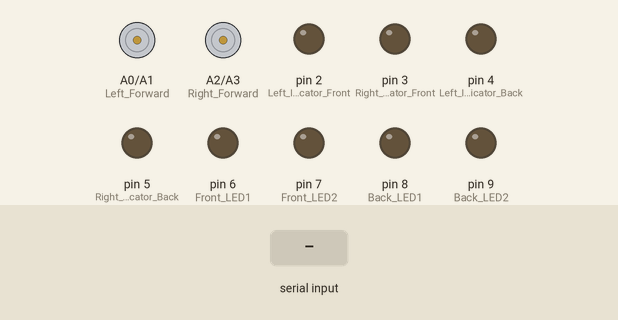
Simulated run of this sketch. Board: Arduino Uno, built with avr-gcc and run on an emulated ATmega328P. Shown: motor-driver pin pairs drawn as motors (green arrow = first pin HIGH = forward, orange = second pin HIGH = backward, longer = more drive), output pins drawn as LEDs (lit = HIGH). Inputs (shaded band) come from the test bench.

Above: at 1.2 s.
1.3 s: "F" received over Serial
At 1.6 s:
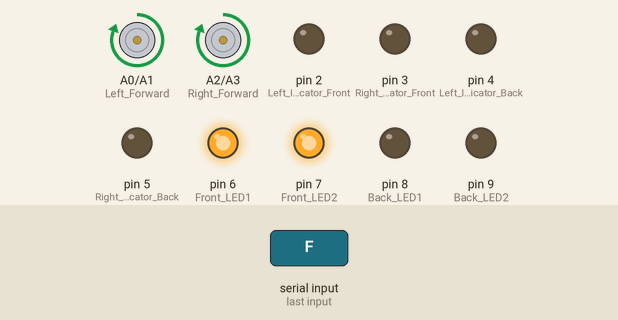
2.8 s: "B" received over Serial
At 4.0 s:
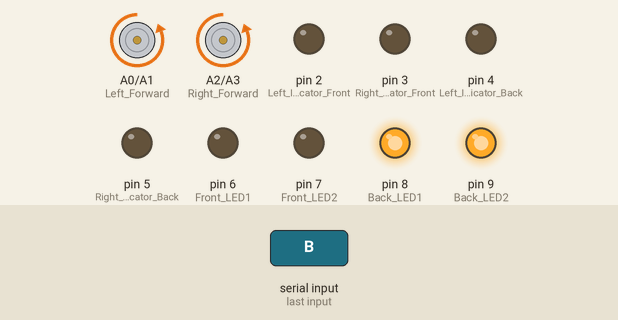
4.3 s: "L" received over Serial
At 5.1 s:
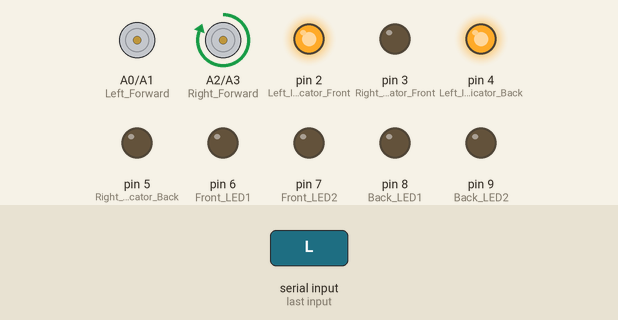
5.8 s: "R" received over Serial
At 6.3 s:
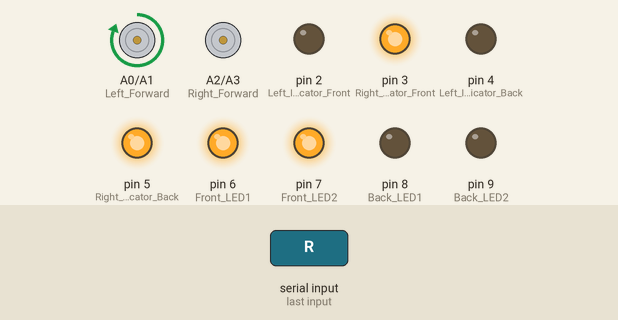
7.3 s: "L" received over Serial
At 8.5 s:
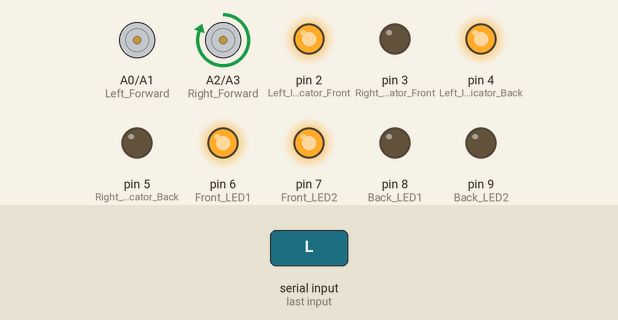
8.8 s: "S" received over Serial
At 9.7 s:
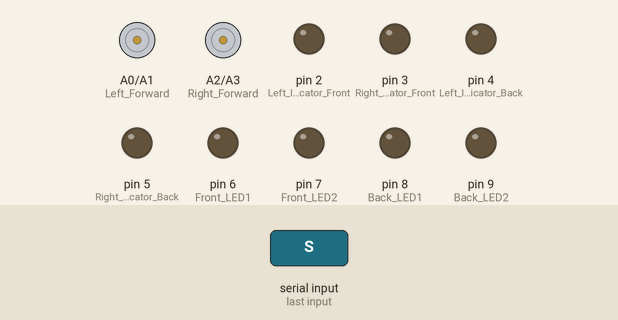
Timing chart, 0 to 11.3 s (numbered marks = the images above; inputs shaded):
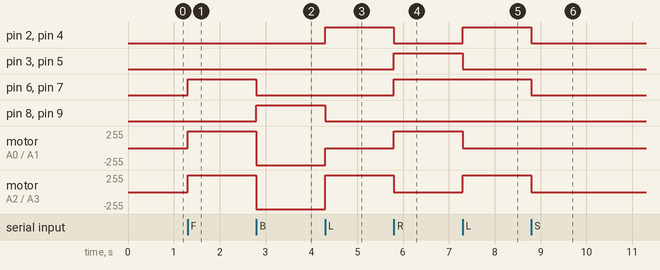

Measured:
- after the input at 1.3 s, pin 6 (Front_LED1), pin 7 (Front_LED2): LOW → HIGH at once; motor on A0 (Left_Forward) / A1 (Left_Reverse), motor on A2 (Right_Forward) / A3 (Right_Reverse): stopped → forward 255/255 at once
- after the input at 2.8 s, pin 6 (Front_LED1), pin 7 (Front_LED2): HIGH → LOW at once; pin 8 (Back_LED1), pin 9 (Back_LED2): LOW → HIGH at once; motor on A0 (Left_Forward) / A1 (Left_Reverse), motor on A2 (Right_Forward) / A3 (Right_Reverse): forward 255/255 → backward 255/255 at once
- after the input at 4.3 s, pin 2 (Left_Indicator_Front), pin 4 (Left_Indicator_Back): LOW → HIGH at once; pin 8 (Back_LED1), pin 9 (Back_LED2): HIGH → LOW at once; motor on A0 (Left_Forward) / A1 (Left_Reverse): backward 255/255 → stopped at once; motor on A2 (Right_Forward) / A3 (Right_Reverse): backward 255/255 → forward 255/255 at once
- after the input at 5.8 s, pin 2 (Left_Indicator_Front): HIGH → LOW at once; pin 3 (Right_Indicator_Front): LOW → HIGH at once
- after the input at 7.3 s, pin 2 (Left_Indicator_Front), pin 4 (Left_Indicator_Back): LOW → HIGH at once; pin 3 (Right_Indicator_Front), pin 5 (Right_Indicator_Back): HIGH → LOW at once; motor on A0 (Left_Forward) / A1 (Left_Reverse): forward 255/255 → stopped at once; motor on A2 (Right_Forward) / A3 (Right_Reverse): stopped → forward 255/255 at once
- after the input at 8.8 s, pin 2 (Left_Indicator_Front), pin 4 (Left_Indicator_Back), pin 6 (Front_LED1), pin 7 (Front_LED2): HIGH → LOW at once; motor on A2 (Right_Forward) / A3 (Right_Reverse): forward 255/255 → stopped at once

The sketch:

BT_RC.ino
```cpp
// Motor speed
#define Speed 255

// Define motor control pins
const int Left_Forward = A0;
const int Left_Reverse = A1;
const int Right_Forward = A2;
const int Right_Reverse = A3;

const int Left_Indicator_Front = 2;
const int Left_Indicator_Back = 4;
const int Right_Indicator_Front = 3;
const int Right_Indicator_Back = 5;
const int Front_LED1 = 6;
const int Front_LED2 = 7;
const int Back_LED1 = 8;
const int Back_LED2 = 9;

char value;

void setup() {
  // Initialize serial communication
  Serial.begin(9600);

  // Set motor control pins as outputs
  pinMode(Left_Forward, OUTPUT);
  pinMode(Left_Reverse, OUTPUT);
  pinMode(Right_Forward, OUTPUT);
  pinMode(Right_Reverse, OUTPUT);

  pinMode(Left_Indicator_Front, OUTPUT);
  pinMode(Left_Indicator_Back, OUTPUT);
  pinMode(Right_Indicator_Front, OUTPUT);
  pinMode(Right_Indicator_Back, OUTPUT);
  pinMode(Front_LED1, OUTPUT);
  pinMode(Front_LED2, OUTPUT);
  pinMode(Back_LED1, OUTPUT);
  pinMode(Back_LED2, OUTPUT);

  // Stop the motors initially
  Stop();
}

void loop() {
  Bluetoothcontrol();
}

void Bluetoothcontrol() {
  if (Serial.available() > 0) {
    value = Serial.read(); // Read the incoming data
    if (value == 'F') {
      forward();
    } else if (value == 'B') {
      backward();
    } else if (value == 'L') {
      left();
    } else if (value == 'R') {
      right();
    } else if (value == 'S') {
      Stop();
    }
  }
}

void forward() {
  digitalWrite(Right_Forward,HIGH);
  digitalWrite(Right_Reverse, 0);
  digitalWrite(Left_Forward,HIGH);
  digitalWrite(Left_Reverse, 0);
  digitalWrite(Front_LED1, HIGH);
  digitalWrite(Front_LED2, HIGH);
  digitalWrite(Back_LED1, LOW);
  digitalWrite(Back_LED2, LOW);
  digitalWrite(Right_Indicator_Front, LOW);
  digitalWrite(Right_Indicator_Back, LOW);
  digitalWrite(Left_Indicator_Front, LOW);
  digitalWrite(Left_Indicator_Back, LOW);
}

void backward() {
  digitalWrite(Right_Reverse, HIGH);
  digitalWrite(Right_Forward, 0);
  digitalWrite(Left_Reverse, HIGH);
  digitalWrite(Left_Forward, 0);
  digitalWrite(Back_LED1, HIGH);
  digitalWrite(Back_LED2, HIGH);
  digitalWrite(Front_LED1, LOW);
  digitalWrite(Front_LED2, LOW);
  digitalWrite(Right_Indicator_Front, LOW);
  digitalWrite(Right_Indicator_Back, LOW);
  digitalWrite(Left_Indicator_Front, LOW);
  digitalWrite(Left_Indicator_Back, LOW);
}

void left() {
  digitalWrite(Right_Forward, HIGH);
  digitalWrite(Right_Reverse, 0);
  digitalWrite(Left_Forward, 0);
  digitalWrite(Left_Reverse, 0);
  digitalWrite(Back_LED1, LOW);
  digitalWrite(Back_LED2, LOW);
  digitalWrite(Right_Indicator_Front, LOW);
  digitalWrite(Right_Indicator_Back, LOW);
  digitalWrite(Left_Indicator_Front, HIGH);
  digitalWrite(Left_Indicator_Back, HIGH);
}

void right() {
  digitalWrite(Right_Forward, 0);
  digitalWrite(Right_Reverse, 0);
  digitalWrite(Left_Forward, HIGH);
  digitalWrite(Left_Reverse, 0);
  digitalWrite(Front_LED1, HIGH);
  digitalWrite(Front_LED2, HIGH);
  digitalWrite(Back_LED1, LOW);
  digitalWrite(Back_LED2, LOW);
  digitalWrite(Left_Indicator_Front, LOW);
  digitalWrite(Left_Indicator_Back, LOW);
  digitalWrite(Right_Indicator_Front, HIGH);
  digitalWrite(Right_Indicator_Back, HIGH);
}

void Stop() {
  digitalWrite(Right_Forward, 0);
  digitalWrite(Right_Reverse, 0);
  digitalWrite(Left_Forward, 0);
  digitalWrite(Left_Reverse, 0);

  digitalWrite(Front_LED1, LOW);
  digitalWrite(Front_LED2, LOW);
  digitalWrite(Back_LED1, LOW);
  digitalWrite(Back_LED2, LOW);
  digitalWrite(Right_Indicator_Front, LOW);
  digitalWrite(Right_Indicator_Back, LOW);
  digitalWrite(Left_Indicator_Front, LOW);
  digitalWrite(Left_Indicator_Back, LOW);
}
```

frequencyCalculation.c
```cpp
#include<stdio.h>

void main(){
    float R, C;
    printf("Enter Resistance in Kiloohm\n");
    scanf("%f", &R);
    printf("Enter Capacitor in Microfarad\n");
    scanf("%f", &C);
    float t = 0.693*(10 + 2 * R) * C * 0.001;
    float f = 1 / t;
    printf("Time Period in seconds = %f\n", t);
    printf("Frequency in Hz = %f\n", f);
}
```

soft_serial_tx_util.c
```cpp
#include "soft_serial_tx_util.h"
#include <stdint.h>
#include <Arduino.h>
//#include <stdlib.h>

/////////////////////////////////////////////////////
        ///// NOTE: 1000000UL is NOT the F_CPU
        /////       1000000UL is 1000000UL micro-seconds. There are 1000000UL uS in ONE second

const unsigned long MICROSECOND_PER_BIT = (1000000UL / SOFT_TX_BAUD);
/////////////////////////////////////////////////////
// void software_serial_configure() {

//        pinMode(SOFT_TX_PIN_NO, OUTPUT);

// }
/////////////////////////////////////////////////////////////
void ss_putc(char c) {

    uint8_t  bit_mask;

    digitalWrite(12, HIGH); // Disable TFT TFT_CS
    pinMode(SOFT_TX_PIN_NO, OUTPUT);

    // Transmit START bit
    digitalWrite(SOFT_TX_PIN_NO, LOW);
    delayMicroseconds(MICROSECOND_PER_BIT);

    // Transmit 8-data bits
    for (bit_mask=0x01; bit_mask; bit_mask<<=1) {
        if (c & bit_mask) {
            digitalWrite(SOFT_TX_PIN_NO, HIGH);
        }
        else {
            digitalWrite(SOFT_TX_PIN_NO, LOW);
        }
        delayMicroseconds(MICROSECOND_PER_BIT);
    }

    // Transmit STOP bit(s)
    digitalWrite(SOFT_TX_PIN_NO, HIGH);
    delayMicroseconds(MICROSECOND_PER_BIT); // Fixed to ONE STOP Bit

}
///////////////////////////////////////////////////////////
void ss_puts(char *s)
{
    while(*s)
        ss_putc(*s++);
}
////////////////////////////////////////////
void ss_puts_p(const char *progmem_s )
{
   register uint8_t c;

   while ( (c = pgm_read_byte(progmem_s++)) )
   ss_putc(c);

}
///////////////////////////////////////////////////////////////////
void ss_put_int(int  message_int){
   char buffer_temp[10];
   itoa( message_int, buffer_temp, 10);   //convert int to string (decimal format)
   ss_puts(buffer_temp);                //and transmit string to software serial
}
///////////////////////////////////////////////////////////////////
void ss_put_uint(unsigned int  message_uint){
   char buffer_temp[10];
   utoa( message_uint, buffer_temp, 10);   //convert unsigned int to string (decimal format)
   ss_puts(buffer_temp);                //and transmit string to software serial
}
///////////////////////////////////////////////////////////////////
void ss_put_long(long message_long){
   char buffer_temp[15];
   ltoa(message_long, buffer_temp, 10);   //convert long to string
   //ss_puts(" HELLO ");
   ss_puts(buffer_temp);                //and transmit string to software serial
}
////////////////////////////////////////////////////////////////////
void ss_put_float(float  message_float){
   char buffer_temp[15];
   dtostrf( message_float, 1, 2, buffer_temp); //  convert float to str
   ss_puts(buffer_temp);                //and transmit string to software serial
}
///////////////////////////////////////////////////////////////////
```

soft_serial_tx_util.h
```cpp
//
// Low qulaity: Rudimentary Software Serial Transmit
//

#ifndef SOFT_SERIAL_TX_UTIL_H
        #define SOFT_SERIAL_TX_UTIL_H

          ///////////#define SOFT_TX_BAUD 115200
        #define SOFT_TX_BAUD       9600

        // Fixed to ONE STOP BIT
        //#define SOFT_TX_STOP_BITS  1

        //  ES32-CAM-CH340 Board Specific pin number
        #define SOFT_TX_PIN_NO     1

        void software_serial_configure();
        void ss_putc(char c);
        void ss_puts(char *s);
        void ss_puts_p(const char *progmem_s );
        void ss_put_int(int  message_int);
        void ss_put_uint(unsigned int  message_uint);
        void ss_put_long(long message_long);
        void ss_put_float(float  message_float);


#endif // SOFT_SERIAL_TX_UTIL_H

///////////////////////////////////////////////////////////////////////////////////////////////////////////////////
```
